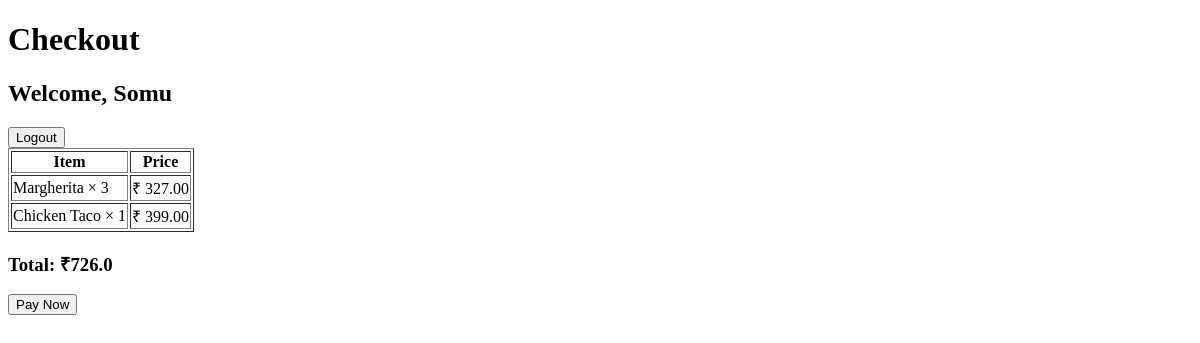
Page /checkout/Somu/ on the earlier database version.
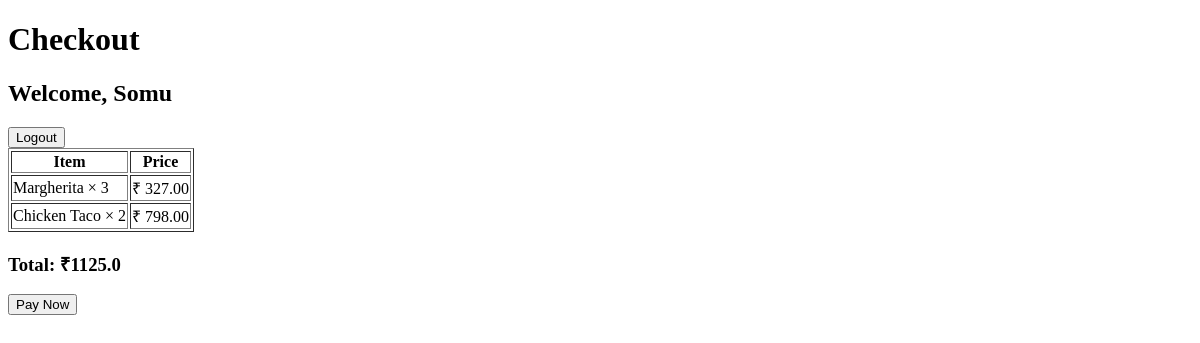
Same page on the later database version.
### delivery/models.py (models this page shows)
class CartItem(models.Model):
  cart = models.ForeignKey(
    Cart,
    related_name="items",
    on_delete=models.CASCADE
  )
  item = models.ForeignKey(Item, on_delete=models.CASCADE)
  quantity = models.PositiveIntegerField(default=1)
  @property
  def total_price(self):
    return self.item.price * self.quantity
  class Meta:
    unique_together = ("cart", "item")

class Item(models.Model):
  restaurant = models.ForeignKey(Restaurant, on_delete = models.CASCADE, related_name = "items")
  name = models.CharField(max_length = 20)
  description = models.CharField(max_length = 200)
  price = models.FloatField()
  vegeterian = models.BooleanField(default=False)
  picture = models.URLField(max_length = 400, default='https://www.indiafilings.com/learn/wp-content/uploads/2024/08/How-to-Start-Food-Business.jpg')

### delivery/views.py (the view)
# urls.py: path('checkout/<str:name>/', views.checkout, name='checkout'),
def checkout(request, name):
  customer = get_object_or_404(User, name = name)
  cart = Cart.objects.filter(customer = customer).first()
  cart_items = cart.items.all() if cart else []
  total_price = cart.total_price() if cart else 0
  if total_price == 0:
    return render(request, 'delivery/checkout.html', {
      'error': 'Your cart is empty!',
    })
  client = razorpay.Client(auth=(settings.RAZORPAY_KEY_ID, settings.RAZORPAY_KEY_SECRET))
  order_data = {
    'amount': int(total_price * 100), # Amount in paisa
    'currency': 'INR',
    'payment_capture': '1', # Automatically capture payment
  }
  order = client.order.create(data = order_data)
  return render(request, 'delivery/checkout.html', {
    'name': name,
    'cart_items': cart_items,
    'total_price': total_price,
    'razorpay_key_id': settings.RAZORPAY_KEY_ID,
    'order_id': order['id'], # Razorpay order ID
    'amount': total_price,
  })

### delivery/models.py (called while the page is built)
  def total_price(self):
    return sum(
      ci.item.price * ci.quantity
      for ci in self.items.all()
    )

### delivery/templates/delivery/checkout.html (shortened to what this page needs)
<!doctype html>
<html lang="en">
  <head>
  </head>
  <body>
    <h1>Checkout</h1>
    <h2>Welcome, {{ name }}</h2>
    <a href="{% url 'customer_logout' %}"><button>Logout</button></a>
    {% if error %}
    <p style="color: red">{{ error }}</p>
    {% else %}
    <table border="1">
      <thead>
        <tr>
          <th>Item</th>
          <th>Price</th>
        </tr>
      </thead>
      <tbody>
        {% for ci in cart_items %}
        <tr>
          <td>{{ ci.item.name }} × {{ ci.quantity }}</td>
          <td>
            ₹ {{ ci.total_price|floatformat:2 }}
          </td>
        </tr>
        {% empty %}
        <tr>
          <td colspan="2">Your cart is empty</td>
        </tr>
        {% endfor %}
      </tbody>
    </table>
    <h3>Total: ₹{{ total_price }}</h3>
    <button id="rzp-button">Pay Now</button>
    {% endif %}
  </body>
</html>

Differences in the rows shown:
changed CartItem "Chicken Taco": quantity "1" → "2"; total_price "399.00" → "798.00"
Other differences:
{{ total_price }}: "726.0" → "1125.0"
